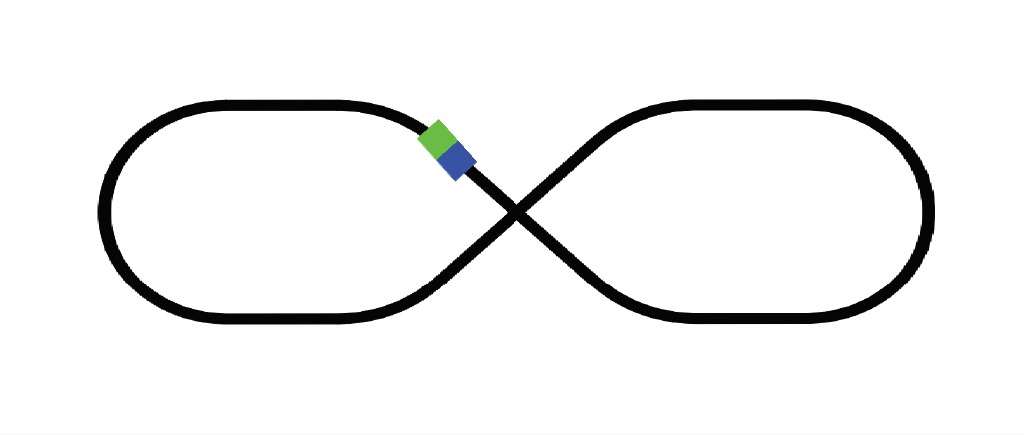
#> input picture ThirdYear/SecondTerm/Embedded_Systems/Project/TurnsDetection/TrackWithCar.jpg, 1027 x 435 px
$ jupyter execute NoteBookWithMyCode.ipynb
#> lines starting #> are read from the running program, lines starting #| are printed output that depends on the picture; after the words box and inside, x2 and y2 are one past the last pixel; in counts of white or black regions, pixels touching at a corner belong together
[cell 1]
import matplotlib.pyplot as plt
from skimage.feature import hog
from skimage import data, exposure
import numpy as np
import skimage.io as io
import matplotlib.pyplot as plt
import matplotlib.patches as patches
from skimage.color import rgb2gray
from skimage.morphology import binary_erosion, binary_dilation, binary_closing,skeletonize, thin
from skimage.measure import find_contours
from skimage.draw import rectangle
from skimage.transform import resize
import cv2
import os
from sklearn.svm import  SVC
import pickle
import matplotlib.pyplot as plt
from sklearn.datasets import make_classification
from sklearn.metrics import confusion_matrix, ConfusionMatrixDisplay
from sklearn.model_selection import train_test_split
from sklearn.svm import SVC
from sklearn.metrics import accuracy_score
from sklearn.decomposition import PCA
from sklearn.preprocessing import StandardScaler
import pandas as pd
import time
import math
import functools

[cell 2]
def calcDsit (x,y):
    return math.sqrt((x[0]-y[0])**2 + (x[1]-y[1])**2)

[cell 3]
def lineEq (p1,p2):
    m = (p2[1] - p1[1])/ (p2[0] - p1[0])
    c =  p1[1] - m*p1[0]
    return m,c

[cell 4]
# ################################################################
# Program made to detect lines and from them we can detect curves
# We store the points in order to detect the curves and make the car
# move slowly when it meets a curve
# @ Author Abdelaziz Salah.
################################################################
'''
    Important Notes:
        1. the image starts from the top left corner, so the (0,0) point is the top left corner
        2. we can sort them by using x1, y1, so we get them in order of the most left and upper points.
'''
import cv2
import numpy as np
import functools
import matplotlib.pyplot as plt


def compare(item1, item2):
    '''
        utility function used to sort the lines by the x1 value
        and if they were equal in x, we sort them by y1 value
        in an ascending order
    '''
    if item1[0] < item2[0]:
        return -1
    elif item1[0] > item2[0]:
        return 1
    else:
        if item1[1] < item2[1]:
            return -1
        elif item1[1] > item2[1]:
            return 1
        else:
            return 0


# # Reading the required image in
# # which operations are to be done.
# # Make sure that the image is in the same
# # directory in which this python program is
img = cv2.imread('TrackWithCar.jpg')
#> img is the input picture: shape (435, 1027, 3); mean B, G, R 241.7, 241.8, 241.6

# Convert the img to grayscale
gray = cv2.cvtColor(img, cv2.COLOR_BGR2GRAY)

# applying segmentation

plt.imshow(gray,cmap='gray')
plt.show()

gray[gray < 100] = 0
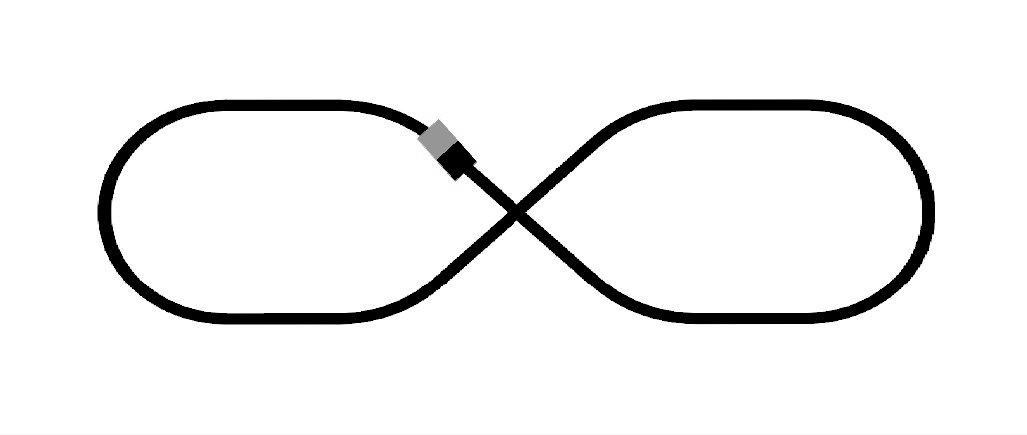
#> gray: shape (435, 1027); min 0, max 255, mean 241.2

gray[gray>30] = 1
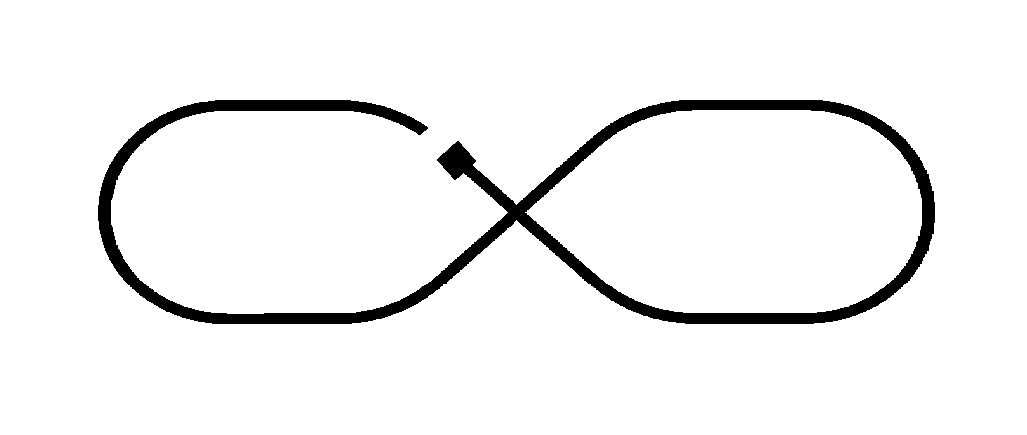
#> gray: shape (435, 1027); values 0 (black) and 1 (white), 94.9% white; 1 black region, box (x1, y1, x2, y2) and area: (98, 100, 935, 324) 22975

plt.imshow(gray,cmap='gray')
plt.show()
# gray = cv2.cvtColor(
#     (img * 255).astype(np.uint8), cv2.COLOR_GRAY2BGR)

# Apply edge detection method on the image
# edges = cv2.Canny(gray, 50, 150, apertureSize=3)
edges = cv2.Canny(gray, 0, 0.1)
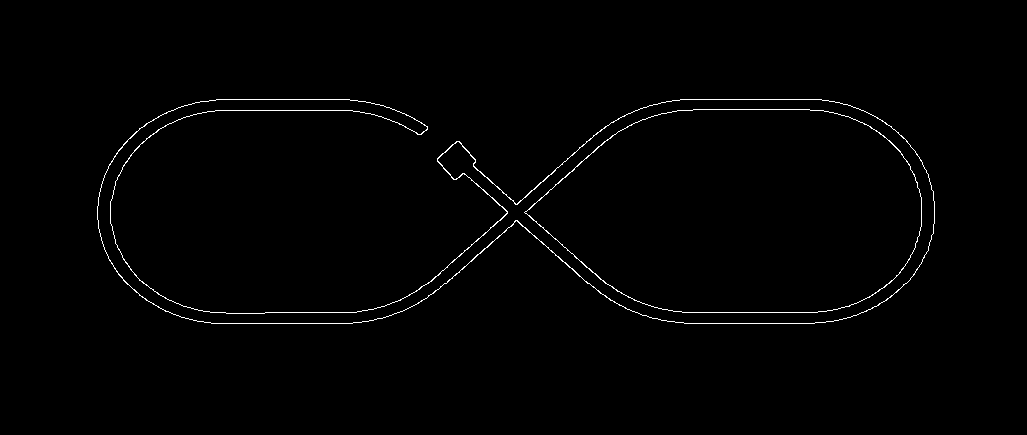
#> edges: shape (435, 1027); 0.93% white in thin lines or dots, all inside (x1, y1, x2, y2) = (97, 99, 935, 324)
plt.imshow(edges,cmap='gray')
plt.show()
# This returns an array of r and theta values
# lines = cv2.HoughLinesP(edges, 1, np.pi/180, 200)

# !Best values. btl3 t2rebn arb3 no2at.
# lines = cv2.HoughLinesP(
#     edges,  # Input edge image
#     10,  # Distance resolution in pixels
#     np.pi/180,  # Angle resolution in radians
#     threshold=130,  # Min number of votes for valid line
#     minLineLength=120,  # Min allowed length of line -> a2al length l ay line
#     maxLineGap=40  # Max allowed gap between line for joining them -> a2al gab ben el lines to be considered new
# )

lines = cv2.HoughLinesP(
    edges,  # Input edge image
    10,  # Distance resolution in pixels
    np.pi/180,  # Angle resolution in radians
    threshold=130,  # Min number of votes for valid line
    minLineLength=120,  # Min allowed length of line -> a2al length l ay line
    maxLineGap=30  # Max allowed gap between line for joining them -> a2al gab ben el lines to be considered new
)
#> lines = [[215, 110, 352, 110], [682, 312, 817, 312], [211, 323, 352, 323], [680, 99, 821, 99], [451, 145, 598, 277], [387, 107, 548, 247]]

# Calling
lines = sorted(lines[:, 0], key=functools.cmp_to_key(compare))
#> lines = [[211, 323, 352, 323], [215, 110, 352, 110], [387, 107, 548, 247], [451, 145, 598, 277], [680, 99, 821, 99], [682, 312, 817, 312]]
TrackPoints =  []

# iterating over each line and draw it.
for points in lines:
    x1, y1, x2, y2 = points
    TrackPoints.append((x1,y1))
    TrackPoints.append((x2,y2))
    # this condition for removing the lines that are not in the track
    if(x1 < 20 or x2 < 20 or x1 > 1150 or x2 > 1150):
        continue
    cv2.line(img, (x1, y1), (x2, y2), (0, 0, 250), thickness=5)
#> this loop made 6 passes
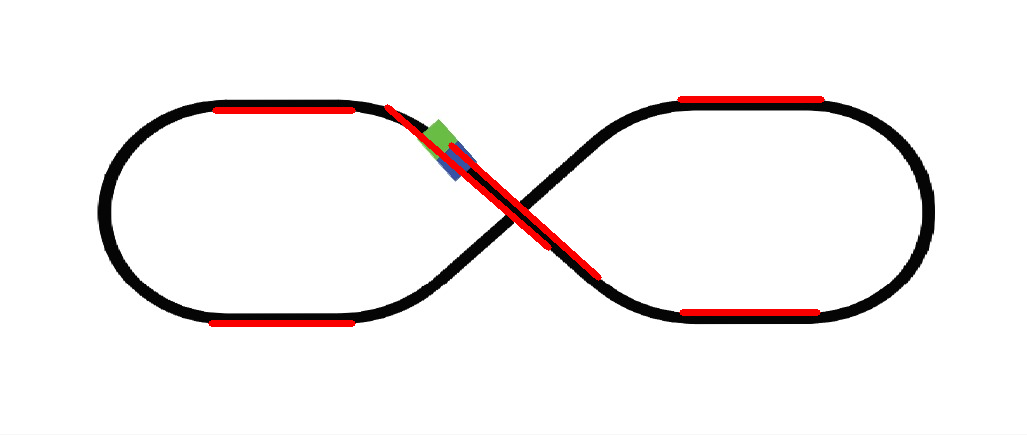
#> img: shape (435, 1027, 3); 1.53% of pixels changed, all inside (x1, y1, x2, y2) = (208, 96, 825, 327)
#> after the loop, TrackPoints = [(211, 323), (352, 323), (215, 110), (352, 110), (387, 107), (548, 247), (451, 145), (598, 277), (680, 99), (821, 99), (682, 312), (817, 312)]

print(TrackPoints)
#| [(211, 323), (352, 323), (215, 110), (352, 110), (387, 107), (548, 247), (451, 145), (598, 277), (680, 99), (821, 99), (682, 312), (817, 312)]
# TODO: now we want to send these points to the car to be able to make it run slowly.
# TODO: and after that it should run fast after it passes the curve.

# All the changes made in the input image are finally
# written on a new image houghlines.jpg
# cv2.imwrite('linesDetected.jpg', img)
plt.imshow(img)
plt.show()

[cell 5]
# Read img and convert it to gray scale
img = cv2.imread('TrackWithCar.jpg')
img = img[:,:,:3]
# take copy of img
imggray = cv2.cvtColor(img, cv2.COLOR_BGR2GRAY)
# convert to gray scale
img = cv2.cvtColor(img, cv2.COLOR_BGR2GRAY)


# Sperate car from background
# change threshold to sperate correctly
img[( img < 15) | (img>240)] = 0
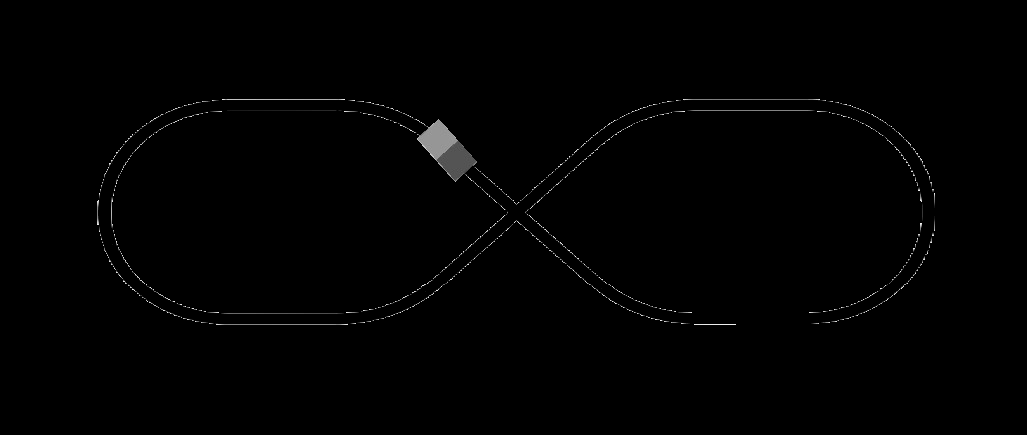
#> img: shape (435, 1027); min 0, max 240, mean 1.5

img[( img > 15) & (img<240)] = 1
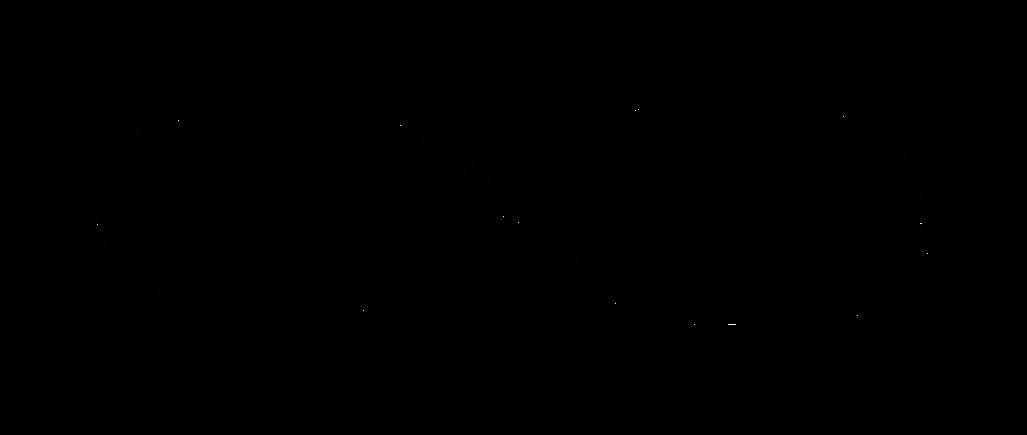
#> img: shape (435, 1027); 1.2% of pixels changed, all inside (x1, y1, x2, y2) = (97, 99, 935, 325)

# mask that used in erosion
mask = np.array([
    [1,1,1,1,1],
    [1,1,1,1,1],
    [1,1,1,1,1],
    [1,1,1,1,1],
    [1,1,1,1,1],
])

# use erosion to remove thin lines and pixels (errors)
img = binary_erosion(image=img,footprint=mask)
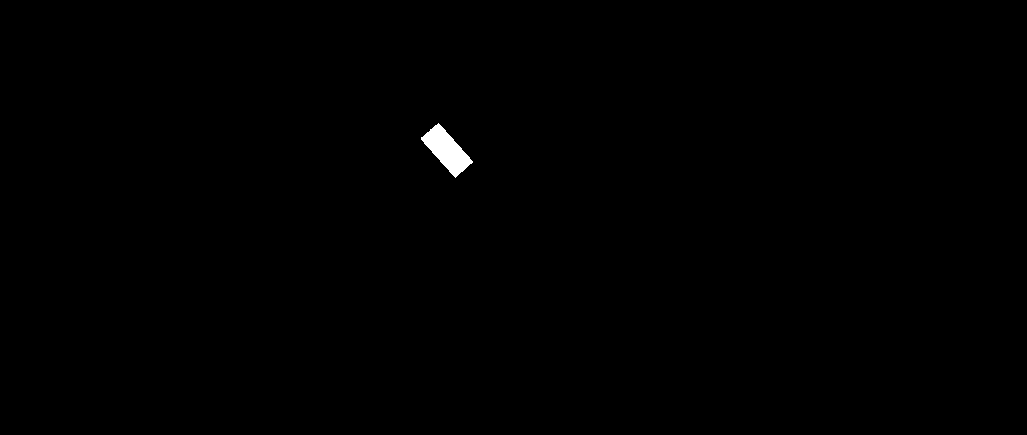
#> img: shape (435, 1027) bool; 0.29% white; 1 white region, box (x1, y1, x2, y2) and area: (421, 123, 473, 178) 1280

# convert img to float
img = np.float32(img)

# Detect car Corners
corners = cv2.goodFeaturesToTrack(img, 4, 0.1, 20) # parameters(Grayscale image, Maximum number of corners we want,Quality level parameter(preferred value=0.01),Maximum distance between points)
#> corners = [[455, 177], [438, 124], [472, 162], [421, 138]]

# corners point
points = []

for corner in corners:
    x,y = corner.ravel()
    points.append( np.array([int(x),int(y)]))
    # Draw corner Points
    cv2.circle(img,(int(x),int(y)),3,255,-1)
#> this loop made 4 passes
#> img: shape (435, 1027) float32; min 0, max 255, mean 0.1
#> after the loop, points = [[455, 177], [438, 124], [472, 162], [421, 138]]

# This code get the forward point
# the width larger than hight so we get the closed two pairs of points and get midpoint for each pair
# forward point shold have gray scale value higher than the backward point
####################################################################################################
pointPairIndex = []
min1 = calcDsit(points[0],points[1])
#> min1 = 55.66
min2 = calcDsit(points[0],points[2])
#> min2 = 22.67
min3 = calcDsit(points[0],points[3])
#> min3 = 51.74
minmumDistance = 0
if min1 < min2:
    if min1 < min3 :
        pointPairIndex.append([0,1])
        pointPairIndex.append([2,3])
        minmumDistance = min1
    else:
        pointPairIndex.append([0,3])
        pointPairIndex.append([1,2])
        minmumDistance = min3
else:
    if min2 < min3 :
        pointPairIndex.append([0,2])
        pointPairIndex.append([1,3])
        minmumDistance = min2
#> minmumDistance = 22.67
    else:
        pointPairIndex.append([0,3])
        pointPairIndex.append([1,2])
        minmumDistance = min3
pointPairIndex = np.array(pointPairIndex)
#> pointPairIndex = [[0, 2], [1, 3]]
midpoints = []
mid1 = (points[pointPairIndex[0][0]] + points[pointPairIndex[0][1]]) // 2
#> mid1 = [463, 169]
mid2 = (points[pointPairIndex[1][0]] + points[pointPairIndex[1][1]]) // 2
#> mid2 = [429, 131]
midpoints = np.array([mid1,mid2])
#> midpoints = [[463, 169], [429, 131]]
forwardPoint = 0
if(imggray[midpoints[0][1]][midpoints[0][0]] < imggray[midpoints[1][1]][midpoints[1][0]]):
    forwardPoint = midpoints[1]
#> forwardPoint = [429, 131]
else:
    forwardPoint = midpoints[0]
# Draw mid point
cv2.circle(img,(forwardPoint[0],forwardPoint[1]),3,255,-1)
#> img: shape (435, 1027) float32; min 0, max 255, mean 0.1
####################################################################################################

# Get line Equation used to detect if line or curve
m , c = lineEq(midpoints[0],midpoints[1])
#> in lineEq, `m = (p2[1] - p1[1])/ (p2[0] - p1[0])`: m = 1.12
#> in lineEq, `c =  p1[1] - m*p1[0]`: c = -348.5
#> m = 1.12; c = -348.5
curve = 0

# this code detect the direction of the car
####################################################################################################
y = ( forwardPoint[0] - (minmumDistance//4)) * m + c
#> y = 125.4
y_range = imggray[int(round(y) - (minmumDistance//6)) : int(round(y) + (minmumDistance//6)) , int(forwardPoint[0] - (minmumDistance//4))]
#> y_range = [254, 254, 198, 51, 9, 4]
# el factor da bsta5demo eny 3awz el3arabya tshof 2damha 2ad eh w hya bt7ded ely 2damha line wla curve lw ghyato el5t ely tale3 mn el3rabya hytghyer
factor = 2.5
if ((y_range < 50).astype(bool).any()) :
    minX = forwardPoint[0] - int(minmumDistance * factor)
#> minX = 373
    maxX = forwardPoint[0] - 5
#> maxX = 424
else:
    minX = forwardPoint[0] + 5
    maxX = forwardPoint[0] + int(minmumDistance * factor)
####################################################################################################

# msh ba5od el y blzabt ba5od range 3lashan el3rabya msh 3la el line blzabt (error) w momkn tghyer el range
yRange = minmumDistance//4
#> yRange = 5
print( minX , maxX)
#| 373 424
for i in range (minX , maxX):
    y = i * m + c
    y_range = imggray[int(round(y) - (yRange)) : int(round(y) + (yRange)) , i]
    # check law mafesh eswd ya3ny el line msh kamel (curve)
    if ~(y_range < 50).astype(bool).any():
        curve = 1
#> this loop made 51 passes
#> (y, y_range) on passes 1 to 11: (68.41, [255, 255, 255, 255, 255, 255, 255, 255, 255, 255]), (69.53, [255, 255, 255, 255, 255, 255, 255, 255, 255, 255]), (70.65, [255, 255, 255, 255, 255, 255, 255, 255, 255, 255]), (71.76, [255, 255, 255, 255, 255, 255, 255, 255, 255, 255]), (72.88, [255, 255, 255, 255, 255, 255, 255, 255, 255, 255]), (74, [255, 255, 255, 255, 255, 255, 255, 255, 255, 255]), (75.12, [255, 255, 255, 255, 255, 255, 255, 255, 255, 255]), (76.24, [255, 255, 255, 255, 255, 255, 255, 255, 255, 255]), (77.35, [255, 255, 255, 255, 255, 255, 255, 255, 255, 255]), (78.47, [255, 255, 255, 255, 255, 255, 255, 255, 255, 255]), (79.59, [255, 255, 255, 255, 255, 255, 255, 255, 255, 255])
# barsem el line ely 2dam el3rabya msh 2kter
for i in range (minX , maxX):
    y = i * m + c
    cv2.circle(imggray,(i ,int(y)),3,0,-1)
#> this loop made 51 passes
#> y on passes 1 to 12: 68.41, 69.53, 70.65, 71.76, 72.88, 74, 75.12, 76.24, 77.35, 78.47, 79.59, 80.71
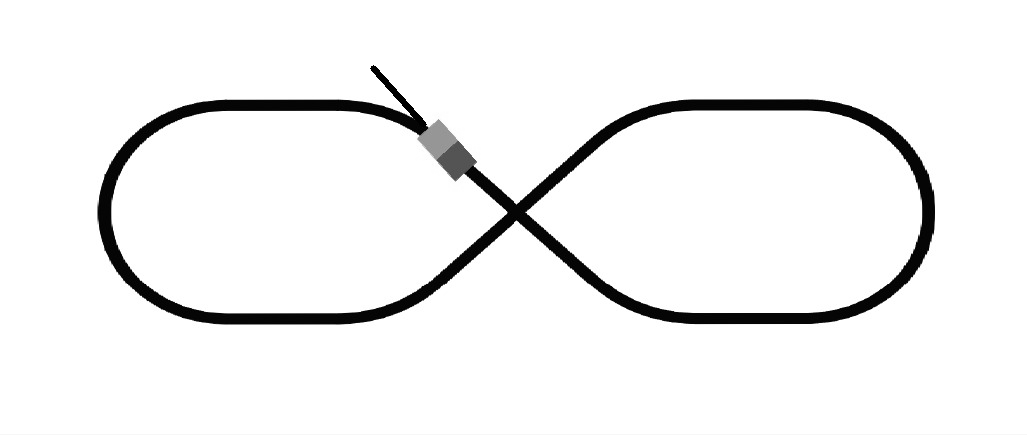
#> imggray: shape (435, 1027); min 0, max 255, mean 241.4

for point in TrackPoints:
    cv2.circle(img,(point[0],point[1]),3,255,-1)
#> this loop made 12 passes
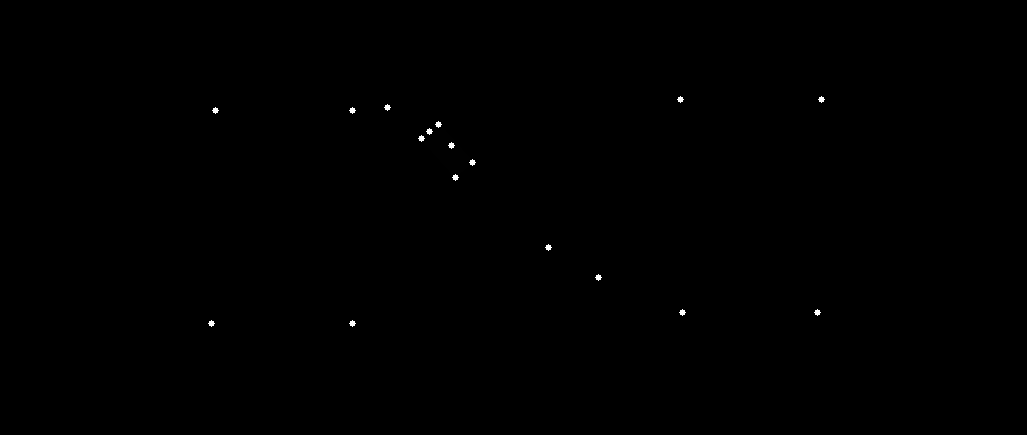
#> img: shape (435, 1027) float32; min 0, max 255, mean 0.3

if curve == 1:
    print('Curve')
else:
    print('Straight Line')

plt.imshow(imggray,cmap='gray')
plt.show()
plt.imshow(img,cmap='gray')
plt.show()
